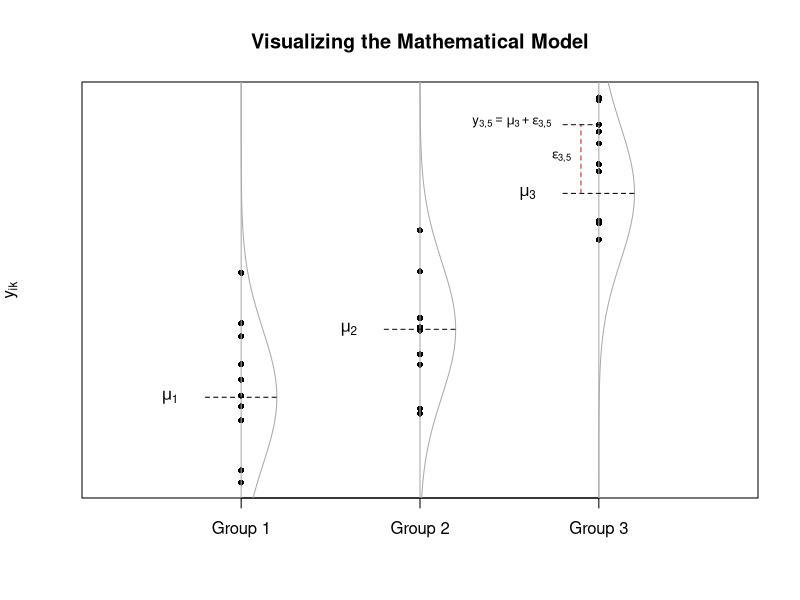
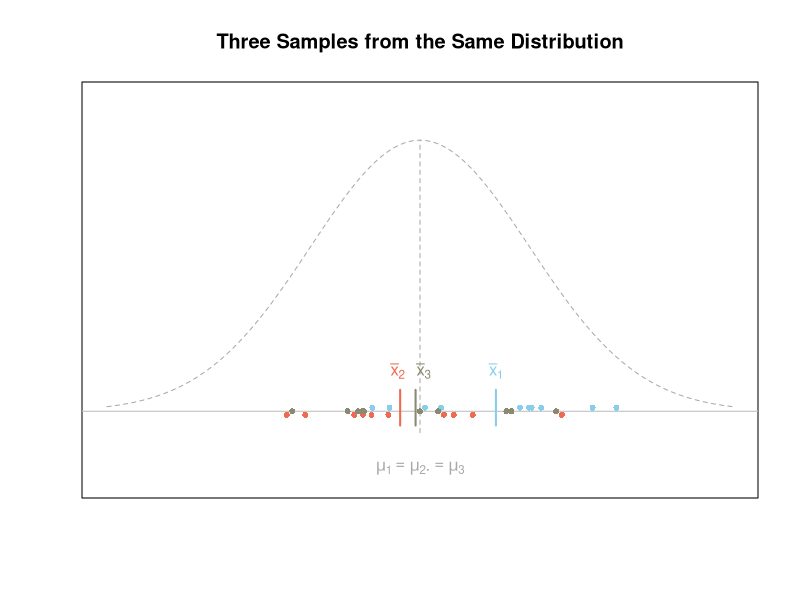
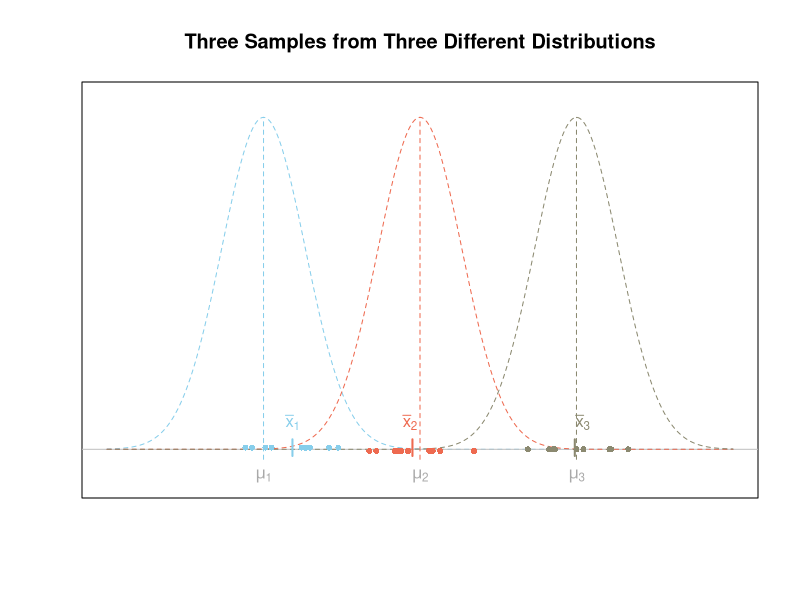
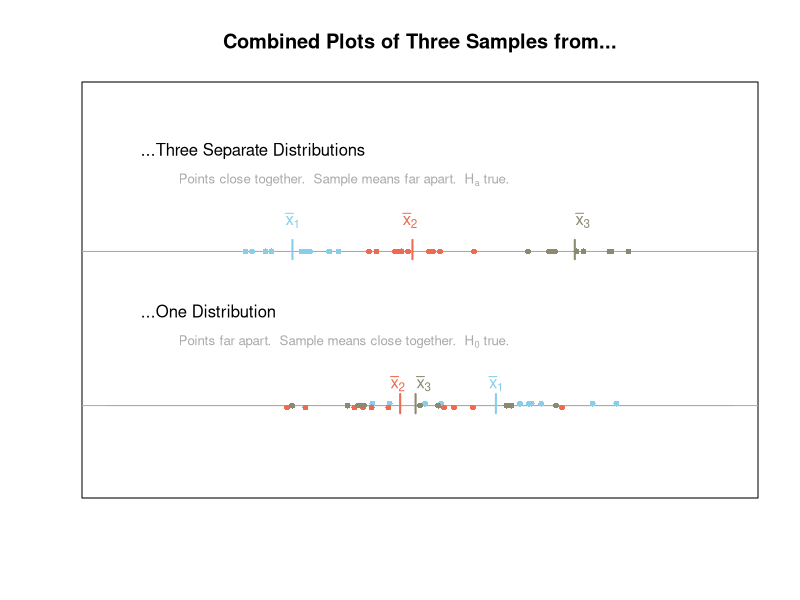
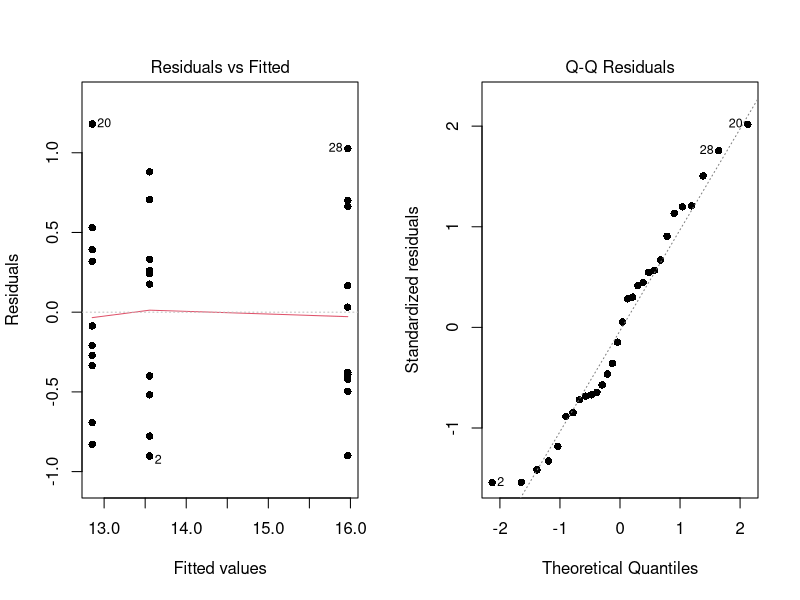

Source code (R) for these figures, in order:
## ---- chunk 1
# library(mosaic)
## ---- chunk 2
set.seed(15)
y <- data.frame(yi = rnorm(30,rep(c(12,14,18),each=10),2), g = rep(1:3,each=10)) 

plot(yi~g, data=y, pch=16, xaxt='n', xlim=c(0.25,3.75), ylab=expression(y[ik]), xlab="", cex=.8, main="Visualizing the Mathematical Model", yaxt='n')
axis(1, at=c(1,2,3), labels=paste("Group",1:3))

mu <- mean(c(12,14,18))
myi <- mean(y$yi)
mai <- mean(yi ~ g, data=y)
ai <- c(12,14,18)
yval <- seq(7,23, length.out=100)

dy1 <- dnorm(yval, 12, 2)
dy2 <- dnorm(yval, 14, 2)
dy3 <- dnorm(yval, 18, 2)
lines(dy1+1, yval, col='darkgray')
lines(rep(1,100), yval, col='darkgray')

lines(dy2+2, yval, col='darkgray')
lines(rep(2,100), yval, col='darkgray')

lines(dy3+3, yval, col='darkgray')
lines(rep(3,100), yval, col='darkgray')

#lines(c(.75,3.5), rep(mu, 2), lty=2)
#text(.65,mu, expression(mu))

#lines(rep(1+.21,2), c(ai[1],mu), lty=2, col='firebrick')
lines(c(1-.2,1+.21), rep(ai[1],2), lty=2)
text(1-.4,ai[1], expression(mu[1]))
#text(1+.21, (ai[1]+mu)/2, expression(alpha[1]), pos=4, cex=0.8)

#lines(rep(2+.21,2), c(ai[2],mu), lty=2, col='firebrick')
lines(c(2-.2,2+.21), rep(ai[2],2), lty=2)
text(2-.4,ai[2], expression(mu[2]))
#text(2+.21, (ai[2]+mu)/2, expression(alpha[2]), pos=4, cex=0.8)

#lines(rep(3+.21,2), c(ai[3],mu), lty=2, col='firebrick')
lines(c(3-.2,3+.21), rep(ai[3],2), lty=2)
text(3-.4,ai[3], expression(mu[3]))
#text(3+.21, (ai[3]+mu)/2, expression(alpha[3]), pos=4, cex=0.8)

lines(rep(3-.1,2), c(ai[3],y$yi[25]), lty=2, col='firebrick')
lines(c(3-.2,3), rep(y$yi[25],2), lty=2)
text(3-.21,y$yi[25], expression(y[3][","][5] == mu[3]+epsilon[3][","][5]), pos=2, cex=0.8)
text(3-.1, (y$yi[25]+ai[3])/2, expression(epsilon[3][","][5]), pos=2, cex=0.8)

## ---- chunk 3
x <- seq(9,21, length.out=500)
sig <- 2.1
mu1 <- 15
mu2 <- 15
mu3 <- 15
y1 <- dnorm(x, mu1, sig)
plot(x, y1, type='l', lty=2, lwd=1, col='darkgray', yaxt='n', xaxt='n',
     ylab=' ', xlab='', ylim=c(-.05,max(y1)+.03), main="Three Samples from the Same Distribution")
abline(h=0, col='gray')
lines(c(mu1,mu1),c(-0.015,dnorm(mu1,mu1,sig)), lty=2, col='darkgray')


set.seed(23)
s1 <- rnorm(10, mu1, sig)
points(s1, rep(0.0025,length(s1)), pch=16, col='skyblue', cex=0.8)
s2 <- rnorm(10, mu2, sig)
points(s2, rep(-0.0025,length(s2)), pch=16, col='coral2', cex=0.8)
s3 <- rnorm(10, mu3, sig)
points(s3, rep(0,length(s3)), pch=16, col='lemonchiffon4', cex=0.8)

text(mu1,-0.04, expression(paste(mu[1] == mu[2], .== mu[3])), col='darkgray')
sbar1 <- mean(s1)
sbar2 <- mean(s2)
sbar3 <- mean(s3)
lines(c(sbar1,sbar1), c(-0.01,0.015), col='skyblue', lwd=2)
lines(c(sbar2,sbar2), c(-0.01,0.015), col='coral2', lwd=2)
lines(c(sbar3,sbar3), c(-0.01,0.015), col='lemonchiffon4', lwd=2)
text(sbar1, 0.028, expression(bar(x)[1]), col='skyblue')
text(sbar2-.05, 0.028, expression(bar(x)[2]), col='coral2')
text(sbar3+.15, 0.028, expression(bar(x)[3]), col='lemonchiffon4')
## ---- chunk 4
x.1 <- seq(9,21, length.out=500)
sig.1 <- .8
mu1.1 <- 12
mu2.1 <- 15
mu3.1 <- 18
y1.1 <- dnorm(x.1, mu1.1, sig.1)
plot(x.1, y1.1, type='l', lty=2, lwd=1, col='skyblue', yaxt='n', xaxt='n',
     ylab=' ', xlab='', ylim=c(-.05,max(y1.1)+.03),
     main="Three Samples from Three Different Distributions")
abline(h=0, col='gray')
lines(c(mu1.1,mu1.1),c(-0.015,dnorm(mu1.1,mu1.1,sig.1)), lty=2, col='skyblue')

y2.1 <- dnorm(x.1, mu2.1, sig.1)
lines(x.1, y2.1, type='l', lty=2, lwd=1, col='coral2', yaxt='n', xaxt='n', ylab=' ', xlab='', ylim=c(-.05,max(y2.1)+.03))
lines(c(mu2.1,mu2.1),c(-0.015,dnorm(mu2.1,mu2.1,sig.1)), lty=2, col='coral2')

y3.1 <- dnorm(x.1, mu3.1, sig.1)
lines(x.1, y3.1, type='l', lty=2, lwd=1, col='lemonchiffon4', yaxt='n', xaxt='n',
     ylab=' ', xlab='', ylim=c(-.05,max(y3.1)+.03))
lines(c(mu3.1,mu3.1),c(-0.015,dnorm(mu3.1,mu3.1,sig.1)), lty=2, col='lemonchiffon4')


set.seed(23)
s1.1 <- rnorm(10, mu1.1, sig.1)
points(s1.1, rep(0.0025,length(s1.1)), pch=16, col='skyblue', cex=0.8)
s2.1 <- rnorm(10, mu2.1, sig.1)
points(s2.1, rep(-0.0025,length(s2.1)), pch=16, col='coral2', cex=0.8)
s3.1 <- rnorm(10, mu3.1, sig.1)
points(s3.1, rep(0,length(s3.1)), pch=16, col='lemonchiffon4', cex=0.8)

text(mu1.1,-0.04, expression(mu[1]), col='darkgray')
text(mu2.1,-0.04, expression(mu[2]), col='darkgray')
text(mu3.1,-0.04, expression(mu[3]), col='darkgray')

sbar1.1 <- mean(s1.1)
sbar2.1 <- mean(s2.1)
sbar3.1 <- mean(s3.1)
lines(c(sbar1.1,sbar1.1), c(-0.01,0.015), col='skyblue', lwd=2)
lines(c(sbar2.1,sbar2.1), c(-0.01,0.015), col='coral2', lwd=2)
lines(c(sbar3.1,sbar3.1), c(-0.01,0.015), col='lemonchiffon4', lwd=2)
text(sbar1.1, 0.04, expression(bar(x)[1]), col='skyblue')
text(sbar2.1-.05, 0.04, expression(bar(x)[2]), col='coral2')
text(sbar3.1+.15, 0.04, expression(bar(x)[3]), col='lemonchiffon4')
## ---- chunk 5
#par(mfrow=c(1,2), mai=c(.25,.5,.75,.25))
#stripchart(c(s1,s2,s3) ~ rep(c(1,2,3), each=length(s1)), 
#           col=c('skyblue', 'coral2', 'lemonchiffon4'), 
#           pch=16, 
#           vertical=TRUE, 
#           xlim=c(0,4),
#           xaxt='n',
#           yaxt='n')
#mtext("Three Samples",3,line=.25)
#mtext("One Distribution",3,line=1.25)
#stripchart(c(s1.1,s2.1,s3.1) ~ rep(c(1,2,3), each=length(s1)), 
#           col=c('skyblue', 'coral2', 'lemonchiffon4'), 
#           pch=16, 
#           vertical=TRUE, 
#           xlim=c(0,4), 
#           xaxt='n',
#           yaxt='n')
#mtext("Three Samples",3,line=.25)
#mtext("Three Distributions",3,line=1.25)

plot(x, 0*y1, type='l', lwd=1, col='darkgray', yaxt='n', xaxt='n', ylab=' ', xlab='', ylim=c(-.1,.4), main="Combined Plots of Three Samples from...")
abline(h=0, col='darkgray')

text(x[20],.33, "...Three Separate Distributions", pos=4)
text(x[50],.29, expression(paste("Points close together.  Sample means far apart.  ", H[a], " true.")), col='darkgray', cex=0.8, pos=4)
points(s1, rep(0.0025,length(s1)), pch=16, col='skyblue', cex=0.8)
points(s2, rep(-0.0025,length(s2)), pch=16, col='coral2', cex=0.8)
points(s3, rep(0,length(s3)), pch=16, col='lemonchiffon4', cex=0.8)
lines(c(sbar1,sbar1), c(-0.01,0.015), col='skyblue', lwd=2)
lines(c(sbar2,sbar2), c(-0.01,0.015), col='coral2', lwd=2)
lines(c(sbar3,sbar3), c(-0.01,0.015), col='lemonchiffon4', lwd=2)
text(sbar1, 0.028, expression(bar(x)[1]), col='skyblue')
text(sbar2-.05, 0.028, expression(bar(x)[2]), col='coral2')
text(sbar3+.15, 0.028, expression(bar(x)[3]), col='lemonchiffon4')

text(x[20],.12, "...One Distribution", pos=4)
text(x[50],.08, expression(paste("Points far apart.  Sample means close together.  ", H[0], " true.")), col='darkgray', cex=0.8, pos=4)
abline(h=0.2, col='darkgray')
points(s1.1, rep(0.2,length(s1.1)), pch=16, col='skyblue', cex=0.8)
points(s2.1, rep(0.2,length(s2.1)), pch=16, col='coral2', cex=0.8)
points(s3.1, rep(0.2,length(s3.1)), pch=16, col='lemonchiffon4', cex=0.8)

lines(c(sbar1.1,sbar1.1), 0.2+c(-0.01,0.015), col='skyblue', lwd=2)
lines(c(sbar2.1,sbar2.1), 0.2+c(-0.01,0.015), col='coral2', lwd=2)
lines(c(sbar3.1,sbar3.1), 0.2+c(-0.01,0.015), col='lemonchiffon4', lwd=2)
text(sbar1.1, 0.2+0.04, expression(bar(x)[1]), col='skyblue')
text(sbar2.1-.05, 0.2+0.04, expression(bar(x)[2]), col='coral2')
text(sbar3.1+.15, 0.2+0.04, expression(bar(x)[3]), col='lemonchiffon4')
## ---- chunk 6
s1 <- c(13.15457, 12.65225, 13.73061, 14.43471, 13.79728, 
        13.88599, 12.77753, 13.81536, 13.03635, 14.26062)
s2 <- c(13.17463, 12.16277, 12.76905, 13.38524, 12.02690, 
        13.24651, 12.58386, 12.64615, 12.52055, 14.03566)
s3 <- c(16.66831, 15.54719, 16.63074, 15.06726, 15.57534, 
        15.99915, 15.58995, 16.99429, 15.47153, 16.13330)
Sample <- data.frame(A=s1,B=s2,C=s3)
knitr::kable(Sample)
## ---- chunk 7
Sample2 <- reshape(Sample,
                   v.names = "values",
                   varying = c("A","B","C"),
                   new.row.names = 1:30,
                   direction="long")
tmp <- aov(values ~ as.factor(time), data=Sample2)
par(mfrow=c(1,2))
plot(tmp, which=1:2, pch=16)
